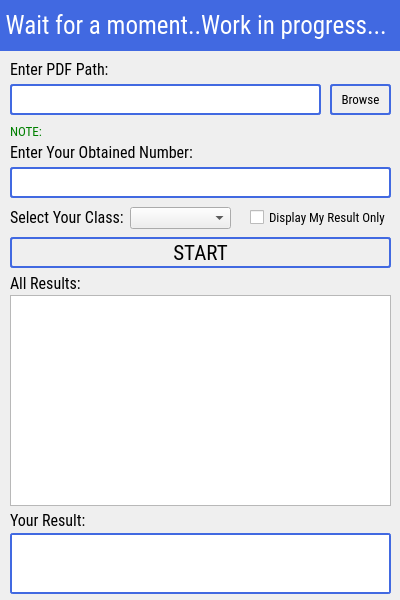
<?xml version="1.0" encoding="UTF-8"?>
<ui version="4.0">
 <class>Dialog</class>
 <widget class="QDialog" name="Dialog">
  <property name="geometry">
   <rect>
    <x>0</x>
    <y>0</y>
    <width>400</width>
    <height>600</height>
   </rect>
  </property>
  <property name="minimumSize">
   <size>
    <width>400</width>
    <height>600</height>
   </size>
  </property>
  <property name="maximumSize">
   <size>
    <width>400</width>
    <height>600</height>
   </size>
  </property>
  <property name="font">
   <font>
    <pointsize>8</pointsize>
   </font>
  </property>
  <property name="windowTitle">
   <string>Dialog</string>
  </property>
  <property name="styleSheet">
   <string notr="true"/>
  </property>
  <widget class="QLineEdit" name="pdfPathInput">
   <property name="geometry">
    <rect>
     <x>10</x>
     <y>84</y>
     <width>311</width>
     <height>31</height>
    </rect>
   </property>
   <property name="toolTip">
    <string>Enter PDF File path of result</string>
   </property>
   <property name="styleSheet">
    <string notr="true">border-style: solid;
border-radius: 3px;
border-color: royalblue;
border-width: 2px;</string>
   </property>
  </widget>
  <widget class="QLineEdit" name="obtNumberInput">
   <property name="geometry">
    <rect>
     <x>10</x>
     <y>167</y>
     <width>381</width>
     <height>31</height>
    </rect>
   </property>
   <property name="toolTip">
    <string>Enter Your Obtained Number </string>
   </property>
   <property name="styleSheet">
    <string notr="true">border-style: solid;
border-radius: 3px;
border-color: royalblue;
border-width: 2px;</string>
   </property>
  </widget>
  <widget class="QLabel" name="pdfPathLabel">
   <property name="geometry">
    <rect>
     <x>10</x>
     <y>61</y>
     <width>111</width>
     <height>16</height>
    </rect>
   </property>
   <property name="font">
    <font>
     <family>Roboto Condensed</family>
     <pointsize>12</pointsize>
    </font>
   </property>
   <property name="text">
    <string>Enter PDF Path:</string>
   </property>
  </widget>
  <widget class="QToolButton" name="browseButton">
   <property name="geometry">
    <rect>
     <x>330</x>
     <y>84</y>
     <width>61</width>
     <height>31</height>
    </rect>
   </property>
   <property name="font">
    <font>
     <family>Roboto Condensed</family>
     <pointsize>10</pointsize>
    </font>
   </property>
   <property name="toolTip">
    <string>Browse PDF File of Result</string>
   </property>
   <property name="styleSheet">
    <string notr="true">border-style: solid;
border-radius: 3px;
border-color: royalblue;
border-width: 2px;</string>
   </property>
   <property name="text">
    <string>Browse</string>
   </property>
  </widget>
  <widget class="QLabel" name="obtnumberlabel">
   <property name="geometry">
    <rect>
     <x>10</x>
     <y>144</y>
     <width>201</width>
     <height>16</height>
    </rect>
   </property>
   <property name="font">
    <font>
     <family>Roboto Condensed</family>
     <pointsize>12</pointsize>
    </font>
   </property>
   <property name="text">
    <string>Enter Your Obtained Number:</string>
   </property>
  </widget>
  <widget class="QPushButton" name="startButton">
   <property name="geometry">
    <rect>
     <x>10</x>
     <y>237</y>
     <width>381</width>
     <height>31</height>
    </rect>
   </property>
   <property name="font">
    <font>
     <family>Roboto Condensed</family>
     <pointsize>16</pointsize>
     <underline>false</underline>
     <strikeout>false</strikeout>
    </font>
   </property>
   <property name="focusPolicy">
    <enum>Qt::WheelFocus</enum>
   </property>
   <property name="styleSheet">
    <string notr="true">border-style: solid;
border-radius: 3px;
border-color: royalblue;
border-width: 2px;</string>
   </property>
   <property name="text">
    <string>START</string>
   </property>
  </widget>
  <widget class="QCheckBox" name="myResultCheck">
   <property name="geometry">
    <rect>
     <x>250</x>
     <y>209</y>
     <width>161</width>
     <height>17</height>
    </rect>
   </property>
   <property name="font">
    <font>
     <family>Roboto Condensed</family>
     <pointsize>10</pointsize>
    </font>
   </property>
   <property name="toolTip">
    <string>This will display only your result</string>
   </property>
   <property name="text">
    <string>Display My Result Only</string>
   </property>
  </widget>
  <widget class="QListWidget" name="allResultListWidget">
   <property name="geometry">
    <rect>
     <x>10</x>
     <y>295</y>
     <width>381</width>
     <height>211</height>
    </rect>
   </property>
   <property name="focusPolicy">
    <enum>Qt::StrongFocus</enum>
   </property>
   <property name="styleSheet">
    <string notr="true"/>
   </property>
   <property name="verticalScrollBarPolicy">
    <enum>Qt::ScrollBarAsNeeded</enum>
   </property>
   <property name="autoScrollMargin">
    <number>16</number>
   </property>
  </widget>
  <widget class="QLabel" name="allResultsLabel">
   <property name="geometry">
    <rect>
     <x>10</x>
     <y>275</y>
     <width>171</width>
     <height>16</height>
    </rect>
   </property>
   <property name="font">
    <font>
     <family>Roboto Condensed</family>
     <pointsize>12</pointsize>
    </font>
   </property>
   <property name="text">
    <string>All Results:</string>
   </property>
  </widget>
  <widget class="QLabel" name="yourResultLabel">
   <property name="geometry">
    <rect>
     <x>10</x>
     <y>512</y>
     <width>171</width>
     <height>16</height>
    </rect>
   </property>
   <property name="font">
    <font>
     <family>Roboto Condensed</family>
     <pointsize>12</pointsize>
    </font>
   </property>
   <property name="text">
    <string>Your Result:</string>
   </property>
  </widget>
  <widget class="QListWidget" name="yourResultListWidget">
   <property name="geometry">
    <rect>
     <x>10</x>
     <y>533</y>
     <width>381</width>
     <height>61</height>
    </rect>
   </property>
   <property name="styleSheet">
    <string notr="true">border-style: solid;
border-radius: 3px;
border-color: royalblue;
border-width: 2px;</string>
   </property>
  </widget>
  <widget class="QComboBox" name="classComboBox">
   <property name="geometry">
    <rect>
     <x>130</x>
     <y>207</y>
     <width>101</width>
     <height>22</height>
    </rect>
   </property>
   <property name="font">
    <font>
     <family>Roboto Condensed</family>
     <pointsize>8</pointsize>
    </font>
   </property>
   <property name="toolTip">
    <string>Select Your Class/Grade</string>
   </property>
   <property name="styleSheet">
    <string notr="true"/>
   </property>
  </widget>
  <widget class="QLabel" name="selectClassLabel">
   <property name="geometry">
    <rect>
     <x>10</x>
     <y>209</y>
     <width>121</width>
     <height>16</height>
    </rect>
   </property>
   <property name="font">
    <font>
     <family>Roboto Condensed</family>
     <pointsize>12</pointsize>
    </font>
   </property>
   <property name="text">
    <string>Select Your Class:</string>
   </property>
  </widget>
  <widget class="QLabel" name="Note">
   <property name="geometry">
    <rect>
     <x>10</x>
     <y>123</y>
     <width>41</width>
     <height>16</height>
    </rect>
   </property>
   <property name="font">
    <font>
     <family>Roboto Condensed</family>
     <pointsize>10</pointsize>
    </font>
   </property>
   <property name="styleSheet">
    <string notr="true">color:green;</string>
   </property>
   <property name="text">
    <string>NOTE:</string>
   </property>
  </widget>
  <widget class="QLabel" name="noteLabel">
   <property name="geometry">
    <rect>
     <x>50</x>
     <y>120</y>
     <width>341</width>
     <height>21</height>
    </rect>
   </property>
   <property name="font">
    <font>
     <family>Wrong time, right place</family>
     <pointsize>9</pointsize>
     <weight>50</weight>
     <italic>false</italic>
     <bold>false</bold>
     <underline>false</underline>
     <kerning>false</kerning>
    </font>
   </property>
   <property name="styleSheet">
    <string notr="true">color: green;</string>
   </property>
   <property name="text">
    <string/>
   </property>
  </widget>
  <widget class="QFrame" name="BlueFrame">
   <property name="geometry">
    <rect>
     <x>0</x>
     <y>0</y>
     <width>401</width>
     <height>51</height>
    </rect>
   </property>
   <property name="styleSheet">
    <string notr="true">background-color: royalblue;
</string>
   </property>
   <property name="frameShape">
    <enum>QFrame::StyledPanel</enum>
   </property>
   <property name="frameShadow">
    <enum>QFrame::Raised</enum>
   </property>
   <widget class="QLabel" name="OnTopWaitLabel">
    <property name="geometry">
     <rect>
      <x>0</x>
      <y>0</y>
      <width>401</width>
      <height>51</height>
     </rect>
    </property>
    <property name="font">
     <font>
      <family>Roboto Condensed</family>
      <pointsize>19</pointsize>
     </font>
    </property>
    <property name="cursor">
     <cursorShape>WaitCursor</cursorShape>
    </property>
    <property name="styleSheet">
     <string notr="true">color: white;</string>
    </property>
    <property name="text">
     <string> Wait for a moment..Work in progress...</string>
    </property>
   </widget>
  </widget>
 </widget>
 <resources/>
 <connections/>
</ui>
